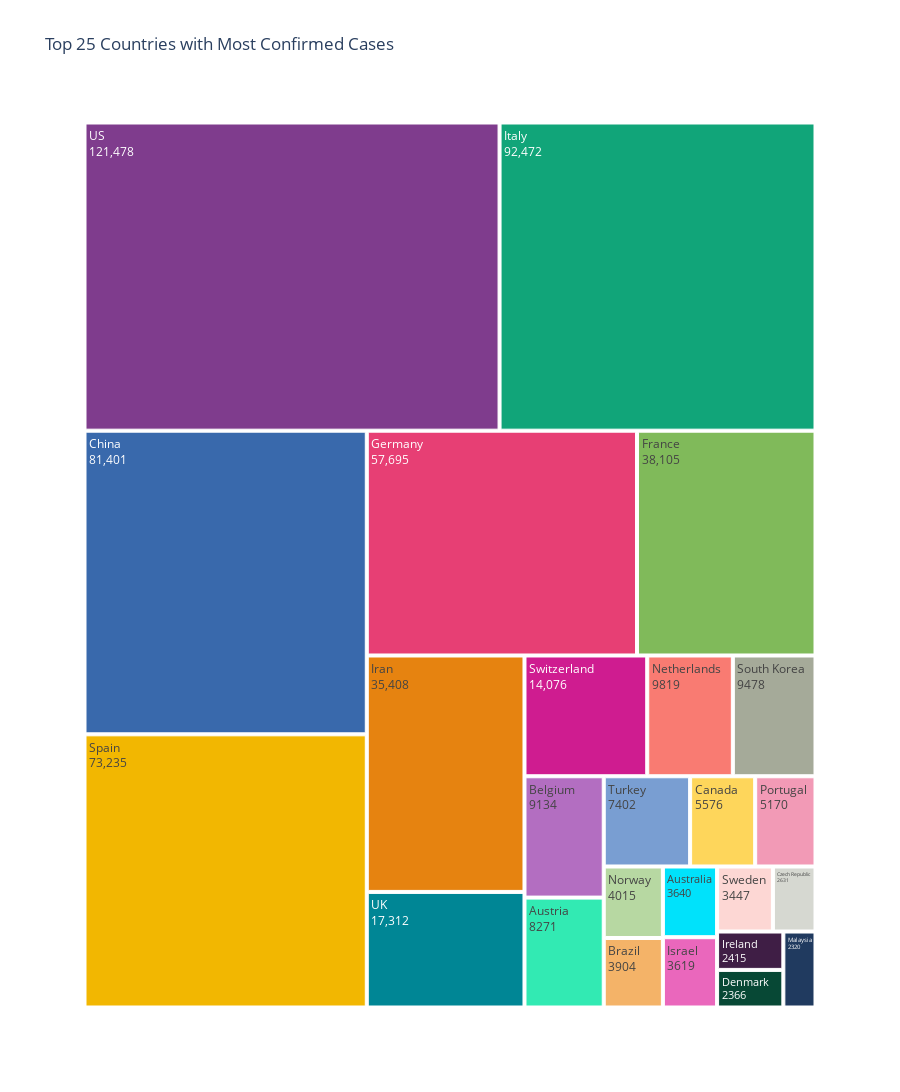

This figure's notebook cell:
### Code cell
grp_by_country_sort = grp_by_country.sort_values(by= 'Confirmed', ascending = False)
tree_map = px.treemap(grp_by_country_sort.head(25), path = ['Country'], values = 'Confirmed', 
                      title = 'Top 25 Countries with Most Confirmed Cases', height = 1100,
                      color_discrete_sequence = px.colors.qualitative.Bold)
tree_map.data[0].textinfo = 'label+value'
tree_map.show()

Image(pio.to_image(tree_map, format='png'))

### Figure 1 — Plotly figure (JSON) as saved in the notebook; plotly's stock layout.template omitted (floating-point values rounded to 4 significant figures)
{"data": [{"branchvalues": "total", "domain": {"x": [0, 1], "y": [0, 1]}, "hoverlabel": {"namelength": 0}, "hovertemplate": "labels=%{label}<br>Confirmed=%{value}<br>parent=%{parent}<br>id=%{id}", "ids": ["Australia", "Austria", "Belgium", "Brazil", "Canada", "China", "Czech Republic", "Denmark", "France", "Germany", "Iran", "Ireland", "Israel", "Italy", "Malaysia", "Netherlands", "Norway", "Portugal", "South Korea", "Spain", "Sweden", "Switzerland", "Turkey", "UK", "US"], "labels": ["Australia", "Austria", "Belgium", "Brazil", "Canada", "China", "Czech Republic", "Denmark", "France", "Germany", "Iran", "Ireland", "Israel", "Italy", "Malaysia", "Netherlands", "Norway", "Portugal", "South Korea", "Spain", "Sweden", "Switzerland", "Turkey", "UK", "US"], "name": "", "parents": ["", "", "", "", "", "", "", "", "", "", "", "", "", "", "", "", "", "", "", "", "", "", "", "", ""], "textinfo": "label+value", "type": "treemap", "values": [3640, 8271, 9134, 3904, 5576, 81401, 2631, 2366, 38105, 57695, 35408, 2415, 3619, 92472, 2320, 9819, 4015, 5170, 9478, 73235, 3447, 14076, 7402, 17312, 121478]}], "layout": {"height": 1100, "legend": {"tracegroupgap": 0}, "title": {"text": "Top 25 Countries with Most Confirmed Cases"}, "treemapcolorway": ["rgb(127, 60, 141)", "rgb(17, 165, 121)", "rgb(57, 105, 172)", "rgb(242, 183, 1)", "rgb(231, 63, 116)", "rgb(128, 186, 90)", "rgb(230, 131, 16)", "rgb(0, 134, 149)", "rgb(207, 28, 144)", "rgb(249, 123, 114)", "rgb(165, 170, 153)"]}}
